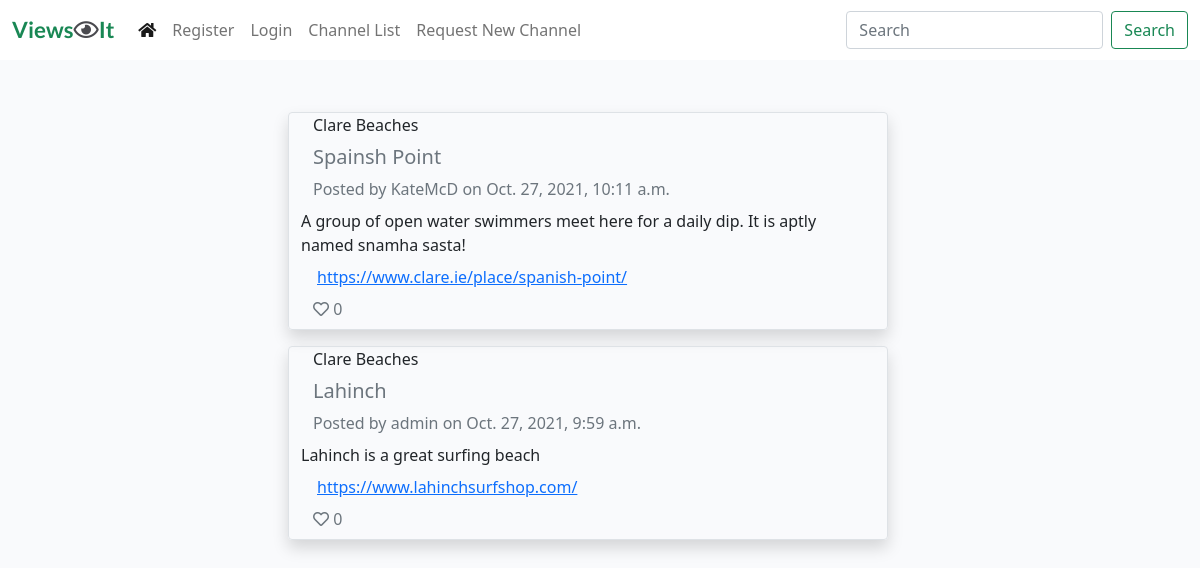
The app's page /channel_view_all/, older data.
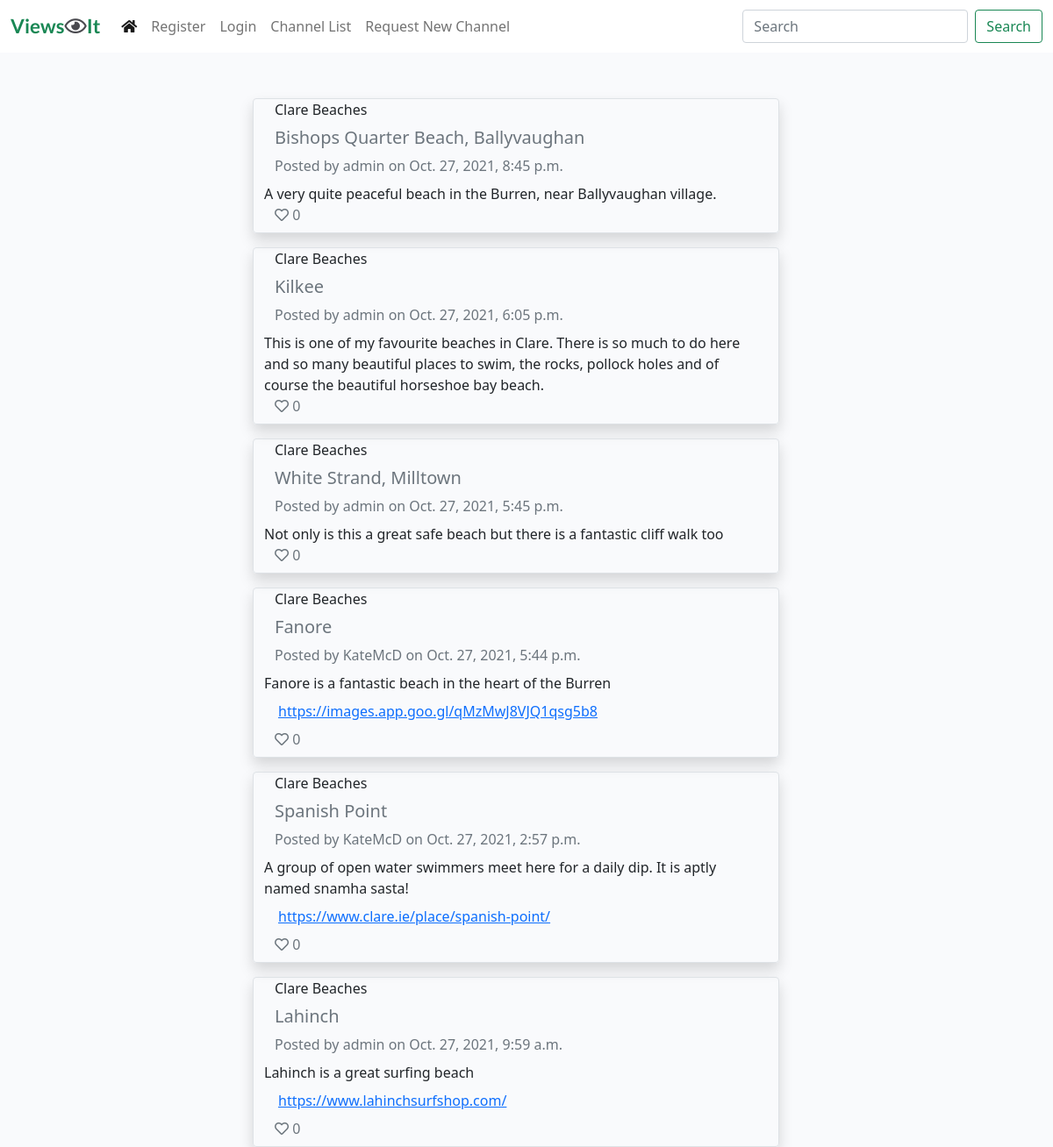
The same page, newer data.
### viewsit_app/models.py (models this page shows, shortened)
class ChannelPosts(models.Model):
    title = models.CharField(max_length=200)
    slug_url = models.SlugField(max_length=250, unique=True)
    channel = models.ForeignKey(Channel, on_delete=models.CASCADE,
                                related_name='channelposts')
    channel_post = models.CharField(max_length=200, blank=True)
    post_image = CloudinaryField('image', blank=True)
    post_url = models.URLField(max_length=250, blank=True)
    author = models.ForeignKey(User, on_delete=models.CASCADE,
                               related_name="authorposts")
    created_on = models.DateTimeField(auto_now_add=True)
    updated_on = models.DateTimeField(auto_now=True)
    status = models.IntegerField(choices=STATUS, default=0)
    likes = models.ManyToManyField(User, related_name='post_likes', blank=True)
    class Meta:
        ordering = ['-updated_on']
    def number_of_likes(self):
        return self.likes.count()

class Channel(models.Model):
    topic = models.CharField(max_length=50)
    topic_url = models.SlugField(max_length=50, unique=True)
    description = models.CharField(max_length=200)
    author = models.ForeignKey(User, on_delete=models.CASCADE,
                               related_name="channels")
    created_on = models.DateTimeField(auto_now_add=True)
    updated_on = models.DateTimeField(auto_now=True)
    status = models.IntegerField(choices=STATUS, default=0)
    class Meta:
        ordering = ['-created_on']
    def __str__(self):
        return self.topic

### viewsit_app/views.py (the view)
# urls.py: path('channel_view_all/', views.ChannelViewAll.as_view(), name='channel_view_all'),
class ChannelViewAll(View):
    def get(self, request, *args, **kwargs):
        queryset = ChannelPosts.objects.filter(status=1).order_by("-updated_on")
        return render(
            request,
            "channel_view.html",
            {
                "post_list": queryset,
            },
        )

### templates/channel_view.html (shortened to what this page needs)
{% extends "base.html" %}
{% block content %}
<div class="container-fluid">
    <div class="row">
        <div class="col-12 col-sm-6 mt-3 offset-sm-3">
            <div class="row" >
                {% for post in post_list %}
                    <div class="row border rounded shadow mt-3">
                        {% if not channel_topic_url %}
                            <div class="col"><p class="card-text">{{ post.channel }}</p></div>
                        {% endif %}
                        <div class="row mt-2"><h5 class="card-title text-muted">{{ post.title }}</h5></div>
                        <div class="col card-text text-secondary">Posted by {{ post.author }} on {{ post.updated_on }}</div>
                        {% if post.channel_post %}
                            <div class="row card-text mt-2">{{ post.channel_post }}</div>
                        {% endif %}
                        {% if post.post_url %}
                            <div class="row card-text nav-link"><a href="{{ post.post_url }}" target="_blank">{{ post.post_url }}</a></div>
                        {% endif %}
                        <p class="card-text text-muted mb-2"><i class="far fa-heart"></i> {{ post.number_of_likes }} </p>
                    </div>
                {% empty %}
                    <div><h4>There are no posts to view.</h4></div>
                {% endfor %}
            </div>
        </div>
    </div>
</div>
{%endblock%}

### templates/base.html (shortened to what this page needs)
{% load static %}
<!DOCTYPE html>
<html class="h-100">
<head>
    <link rel="stylesheet" href="https://cdnjs.cloudflare.com/ajax/libs/font-awesome/5.15.3/css/all.min.css">
    <link href="https://cdn.jsdelivr.net/npm/bootstrap@5.0.1/dist/css/bootstrap.min.css" rel="stylesheet"
>
    <link href="https://cdn.jsdelivr.net/npm/summernote@0.8.18/dist/summernote.min.css" rel="stylesheet">
    <link rel="stylesheet" href="{% static 'css/style.css' %}">
</head>
<body class="d-flex flex-column h-100 main-bg">
    <nav class="navbar navbar-expand-lg navbar-light fixed-top bg-white">
        <div class="container-fluid">
            <a class="navbar-brand" href="{% url 'home' %}"><span class="brand">
                <span class="text-success">Views</span><span><i class="far fa-eye"></i><span class="text-success">It</span></span></a>
            <div class="collapse navbar-collapse" id="navbarText">
                <ul class="navbar-nav me-auto mb-2 mb-lg-0">
                    <li class="nav-item">
                        <a class="nav-link active" aria-current="page" href="{% url 'channel_view_all' %}"><i class="fas fa-home"></i></a>
                    </li>
                    {% if user.is_authenticated %}
                    <li class="nav-item">
                        <a class="nav-link" href="{% url 'account_logout' %}">Logout</a>
                    </li>
                    {% else %}
                    <li class="nav-item">
                        <a class="nav-link" href="{% url 'account_signup' %}">Register</a>
                    </li>
                    <li class="nav-item">
                        <a class="nav-link" href="{% url 'account_login' %}">Login</a>
                    </li>
                    {% endif %}
                    <li class="nav-item">
                        <a class="nav-link" href="{% url 'channel_list' %}">Channel List</a>
                    </li>
                    <li class="nav-item">
                        <a class="nav-link" href="{% url 'channel_form' %}">Request New Channel</a>
                    </li>
                </ul>
                <span class="navbar-nav ml-auto mr-auto">
                    <form class="d-flex">
                        <input class="form-control me-2" type="search" placeholder="Search" aria-label="Search">
                        <button class="btn btn-outline-success" type="submit">Search</button>
                    </form>
                </span>
            </div>
        </div>
    </nav>
    <main class="flex-shrink-0 main-bg">
        {% block content %}
        {% endblock content %}
    </main>
</body>
</html>

### static/css/style.css (style rules this page uses)
body { padding-top: 80px; }
.brand { font-family: Lato, sans-serif; font-size: 1.4rem; font-weight: 700; color: #4A4A4F; }
.main-bg { background-color: #F9FAFC; }

Row changes from the older to the newer data that the page shows:
added ChannelPosts: channel "Clare Beaches", title "Bishops Quarter Beach, Ballyvaughan", author "admin", updated_on "Oct. 27, 2021, 8:45 p.m.", channel_post "A very quite peaceful beach in the Burren, near Ballyvaughan village.", number_of_likes "0"
added ChannelPosts: channel "Clare Beaches", title "Kilkee", author "admin", updated_on "Oct. 27, 2021, 6:05 p.m.", channel_post "This is one of my favourite beaches in Clare. There is so much to do here and so many beautiful places to swim, the rocks, pollock holes and of course the beautiful horseshoe bay beach.", number_of_likes "0"
added ChannelPosts: channel "Clare Beaches", title "White Strand, Milltown", author "admin", updated_on "Oct. 27, 2021, 5:45 p.m.", channel_post "Not only is this a great safe beach but there is a fantastic cliff walk too", number_of_likes "0"
added ChannelPosts: channel "Clare Beaches", title "Fanore", author "KateMcD", updated_on "Oct. 27, 2021, 5:44 p.m.", channel_post "Fanore is a fantastic beach in the heart of the Burren", post_url "https://images.app.goo.gl/qMzMwJ8VJQ1qsg5b8", number_of_likes "0"
changed ChannelPosts "https://www.clare.ie/place/spanish-point/": title "Spainsh Point" → "Spanish Point"; updated_on "Oct. 27, 2021, 10:11 a.m." → "Oct. 27, 2021, 2:57 p.m."
